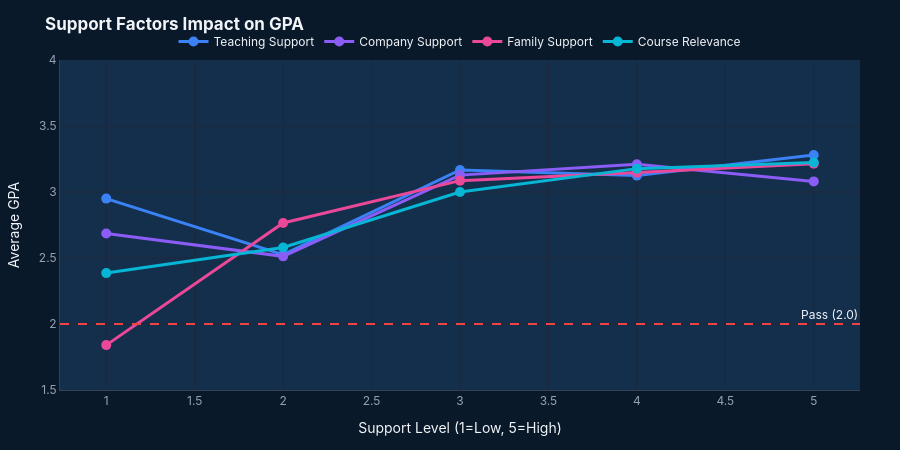

Notebook code cell kept with this figure:
### Markdown cell above
## Chart 2: Support Factors Impact on GPA (Ratings 1–5)

### Code cell
# ==========================================
# CHART 2: SUPPORT FACTORS IMPACT
# ==========================================
def create_support_chart(df):
    fig = go.Figure()
    
    # Define factors and colors
    factors = {
        'TEACHING SUPPORT': {'name': 'Teaching Support', 'color': '#3b82f6'},
        'COMPANY SUPPORT': {'name': 'Company Support', 'color': '#8b5cf6'},
        'FAMILY SUPPORT': {'name': 'Family Support', 'color': '#ec4899'},
        'COURSE RELEVANCE': {'name': 'Course Relevance', 'color': '#06b6d4'}
    }
    
    # Loop to add traces
    for col, info in factors.items():
        if col in df.columns:
            # Calculate mean GPA per level (1-5)
            d = df.groupby(col)['GPA'].mean().reset_index()
            fig.add_trace(go.Scatter(
                x=d[col], y=d['GPA'],
                mode='lines+markers',
                name=info['name'],
                line=dict(color=info['color'], width=3),
                marker=dict(size=10)
            ))

    # Apply Theme
    layout = CHART_TEMPLATE['layout'].copy()
    layout.update({
        'title': '<b>Support Factors Impact on GPA</b>',
        'xaxis_title': 'Support Level (1=Low, 5=High)',
        'yaxis_title': 'Average GPA',
        'yaxis_range': [1.5, 4.0],
        'height': 450,
        'legend': dict(orientation="h", y=1.1, x=0.5, xanchor='center')
    })
    fig.update_layout(**layout)
    
    # Add Passing Line
    fig.add_hline(y=2.0, line_dash="dash", line_color=COLORS['danger'], annotation_text="Pass (2.0)")
    
    return fig

# --- TEST CHART 2 ---
fig2 = create_support_chart(df)
fig2.show()

### Figure 1 — Plotly figure (JSON) as saved in the notebook; plotly's stock layout.template omitted (floating-point values rounded to 4 significant figures)
{"data": [{"line": {"color": "#3b82f6", "width": 3}, "marker": {"size": 10}, "mode": "lines+markers", "name": "Teaching Support", "type": "scatter", "x": [1.0, 2.0, 3.0, 4.0, 5.0], "y": [2.95, 2.525, 3.167, 3.124, 3.281]}, {"line": {"color": "#8b5cf6", "width": 3}, "marker": {"size": 10}, "mode": "lines+markers", "name": "Company Support", "type": "scatter", "x": [1.0, 2.0, 3.0, 4.0, 5.0], "y": [2.686, 2.513, 3.128, 3.21, 3.08]}, {"line": {"color": "#ec4899", "width": 3}, "marker": {"size": 10}, "mode": "lines+markers", "name": "Family Support", "type": "scatter", "x": [1.0, 2.0, 3.0, 4.0, 5.0], "y": [1.84, 2.765, 3.086, 3.147, 3.213]}, {"line": {"color": "#06b6d4", "width": 3}, "marker": {"size": 10}, "mode": "lines+markers", "name": "Course Relevance", "type": "scatter", "x": [1.0, 2.0, 3.0, 4.0, 5.0], "y": [2.386, 2.58, 3.0, 3.177, 3.223]}], "layout": {"annotations": [{"showarrow": false, "text": "Pass (2.0)", "x": 1, "xanchor": "right", "xref": "x domain", "y": 2, "yanchor": "bottom", "yref": "y"}], "font": {"color": "#f1f5f9", "family": "Inter, sans-serif"}, "height": 450, "hovermode": "closest", "legend": {"orientation": "h", "x": 0.5, "xanchor": "center", "y": 1.1}, "margin": {"b": 60, "l": 60, "r": 40, "t": 60}, "paper_bgcolor": "#0a1929", "plot_bgcolor": "#132f4c", "shapes": [{"line": {"color": "#ef4444", "dash": "dash"}, "type": "line", "x0": 0, "x1": 1, "xref": "x domain", "y0": 2, "y1": 2, "yref": "y"}], "title": {"text": "<b>Support Factors Impact on GPA</b>"}, "xaxis": {"gridcolor": "#1e293b", "linecolor": "#334155", "tickfont": {"color": "#94a3b8"}, "title": {"text": "Support Level (1=Low, 5=High)"}}, "yaxis": {"gridcolor": "#1e293b", "linecolor": "#334155", "range": [1.5, 4], "tickfont": {"color": "#94a3b8"}, "title": {"text": "Average GPA"}}}}
